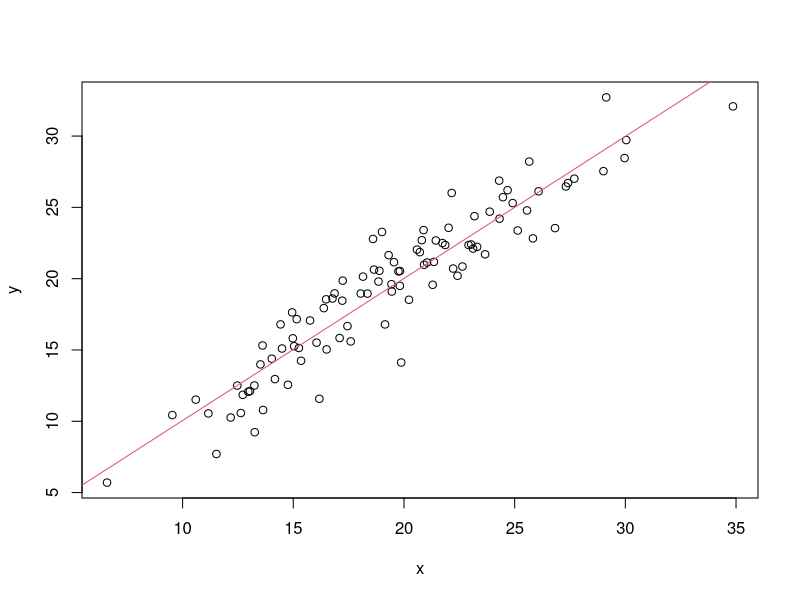

The R source for this figure:

x = rnorm(100, mean = 20, sd = 5)
y = x + rnorm(100, mean = 0, sd = 2)

fit = lm(y ~ x)

summary(fit)
plot(x,y)
abline(fit, col=2)